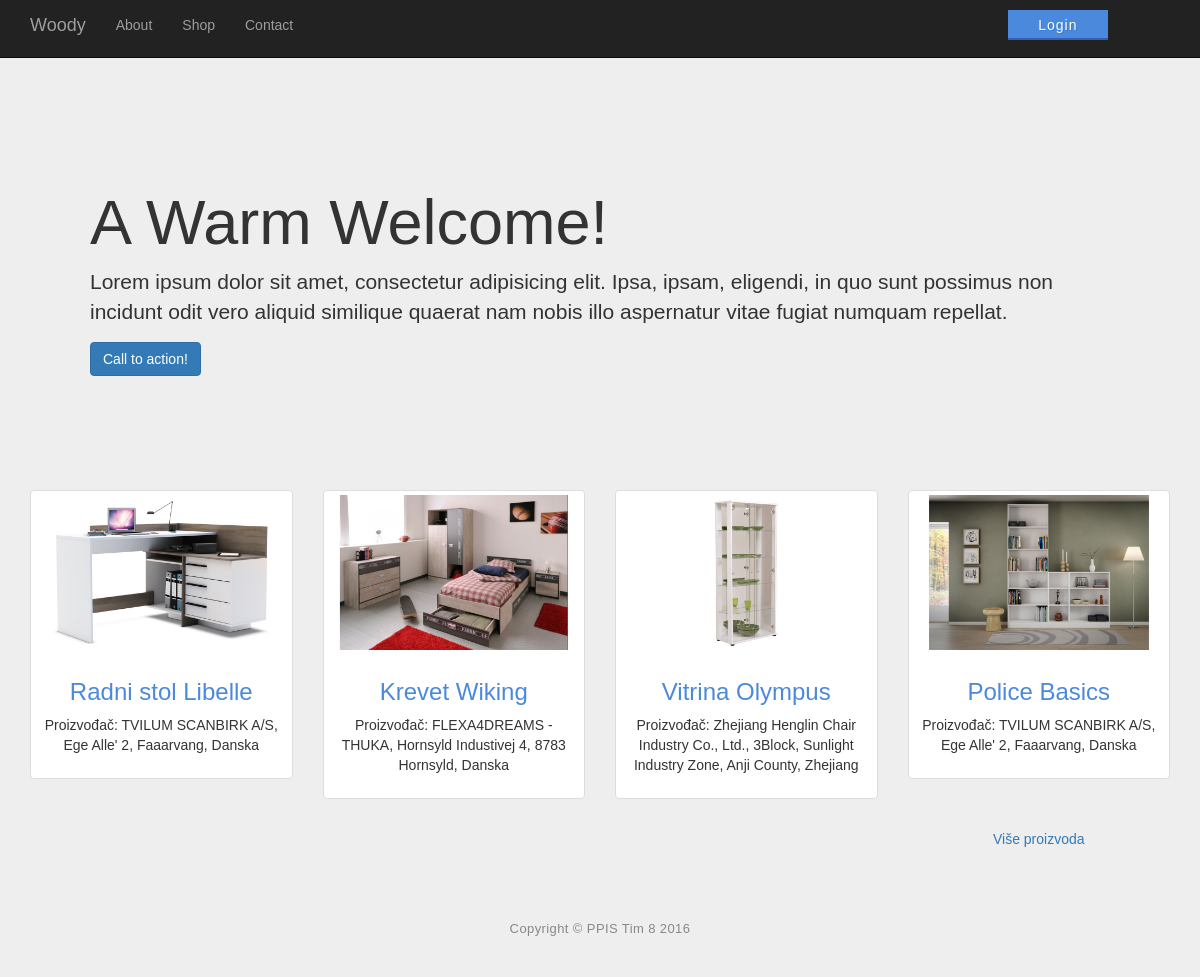
The page / on the database its author committed.
### tables this page shows
CREATE TABLE IF NOT EXISTS `skladisteproizvoda` (
  `ProizvodID` int(11) NOT NULL AUTO_INCREMENT,
  `Naziv` varchar(50) NOT NULL,
  `Kolicina` int(11) NOT NULL,
  `Cijena` double NOT NULL,
  `Opis` text NOT NULL,
  `Slika` varchar(50) NOT NULL,
  `DatumAzuriranja` datetime NOT NULL,
  `Azurirao` int(11) NOT NULL,
  PRIMARY KEY (`ProizvodID`),
  KEY `Azurirao` (`Azurirao`)
);

### index.php (the view, shortened to what this page needs)
<?php
$db = InitBase();
$statement = $db->prepare("SELECT Naziv,Cijena,Slika,Opis FROM skladisteproizvoda");
$statement->execute();
?>
<!DOCTYPE html>
<html lang="en">
<head>
    <link href="css/bootstrap.min.css" rel="stylesheet">
    <link href="css/heroic-features.css" rel="stylesheet">
    <link rel="stylesheet" href="css/login.css">
</head>
<body>
<nav class="navbar navbar-inverse navbar-fixed-top" role="navigation">
    <div class="container">
        <div class="navbar-header">
            <a class="navbar-brand" href="index.php">Woody</a>
        </div>
        <div class="collapse navbar-collapse" id="bs-example-navbar-collapse-1">
            <ul class="nav navbar-nav">
                <li>
                    <a href="#">About</a>
                </li>
                <li>
                    <a href="shop.php
                    ">Shop</a>
                </li>
                <li>
                    <a href="#">Contact</a>
                </li>
                <li>
                    <div class="dummy"></div>
                </li>
                <li>
                  <?php if (isset($_SESSION['username'])) { ?>
                  <p>Welcome back, <?= $_SESSION['username']; ?>!</p>
                  <button type="button" class="buttonBluee"  onclick="location.href = 'logout.php';">Logout</button>
                  <?php } else { ?>
                  <button type="button" class="buttonBluee"  onclick="location.href = 'login.php';">Login</button>
                  <?php } ?>
                </li>
            </ul>
        </div>
    </div>
</nav>
<div class="container">
    <header class="jumbotron hero-spacer">
        <h1>A Warm Welcome!</h1>
        <p>Lorem ipsum dolor sit amet, consectetur adipisicing elit. Ipsa, ipsam, eligendi, in quo sunt possimus non incidunt odit vero aliquid similique quaerat nam nobis illo aspernatur vitae fugiat numquam repellat.</p>
        <p><a class="btn btn-primary btn-large">Call to action!</a>
        </p>
    </header>
    <hr>
    <div class="row text-center">
      <?php
      $i = 0;
        while ($i<4)
        {
          $u = $statement->fetch(PDO::FETCH_ASSOC)
          ?>
          <div class="col-md-3 col-sm-6 hero-feature">
              <div class="thumbnail">
                  <img src="pics/<?php echo $u["Slika"]?>" alt="">
                  <div class="caption">
                      <h3><?php echo $u["Naziv"]?></h3>
                      <p><?php echo $u["Opis"]?></p>
                  </div>
              </div>
          </div>
          <?php
          $i = $i + 1;
        }
       ?>
        <div><a href="shop.php">Više proizvoda</a></div>
    </div>
    <hr>
    <footer>
        <div class="row">
            <div class="col-lg-12">
                <p>Copyright &copy; PPIS Tim 8 2016</p>
            </div>
        </div>
    </footer>
</div>
</body>
</html>

### css/heroic-features.css (style rules this page uses)
body { padding-top: 70px; }
.hero-spacer { margin-top: 50px; }
.hero-feature { margin-bottom: 30px; }
footer { margin: 50px 0; }

### css/login.css (style rules this page uses)
* { box-sizing:border-box; }
body { font-family: Helvetica; background: #eee; -webkit-font-smoothing: antialiased; }
h1, h3 { font-weight: 300; }
h1 { color: #636363; }
h3 { color: #4a89dc; }
.dummy { background: transparent; border: 0; margin: .6em 0 1em 0; position: relative; display: inline-block; height: 30px; width: 700px; padding: 5px 30px; }
.buttonBluee { background: #4a89dc; border: 0; -webkit-font-smoothing: antialiased; border-bottom: 2px solid #3160B6; text-align: center; letter-spacing: 1px; vertical-align: middle; color: #fff; margin: .7em 0 1em 0; text-shadow: 1px 1px 0 rgba(39, 110, 204, .5); position: relative; display: inline-block; font-size: 14px; line-height: 20px; height: 30px; width: 100%; padding: 5px 30px; }
footer { text-align: center; }
footer p { color: #888; font-size: 13px; letter-spacing: .4px; }

### rows shown on the page
skladisteproizvoda: Slika (picture), Naziv "Radni stol Libelle", Opis "Proizvođač: TVILUM SCANBIRK A/S, Ege Alle' 2, Faaarvang, Danska"
skladisteproizvoda: Slika (picture), Naziv "Krevet Wiking", Opis "Proizvođač: FLEXA4DREAMS - THUKA, Hornsyld Industivej 4, 8783 Hornsyld, Danska"
skladisteproizvoda: Slika (picture), Naziv "Vitrina Olympus", Opis "Proizvođač: Zhejiang Henglin Chair Industry Co., Ltd., 3Block, Sunlight Industry Zone, Anji County, Zhejiang"
skladisteproizvoda: Slika (picture), Naziv "Police Basics", Opis "Proizvođač: TVILUM SCANBIRK A/S, Ege Alle' 2, Faaarvang, Danska"
